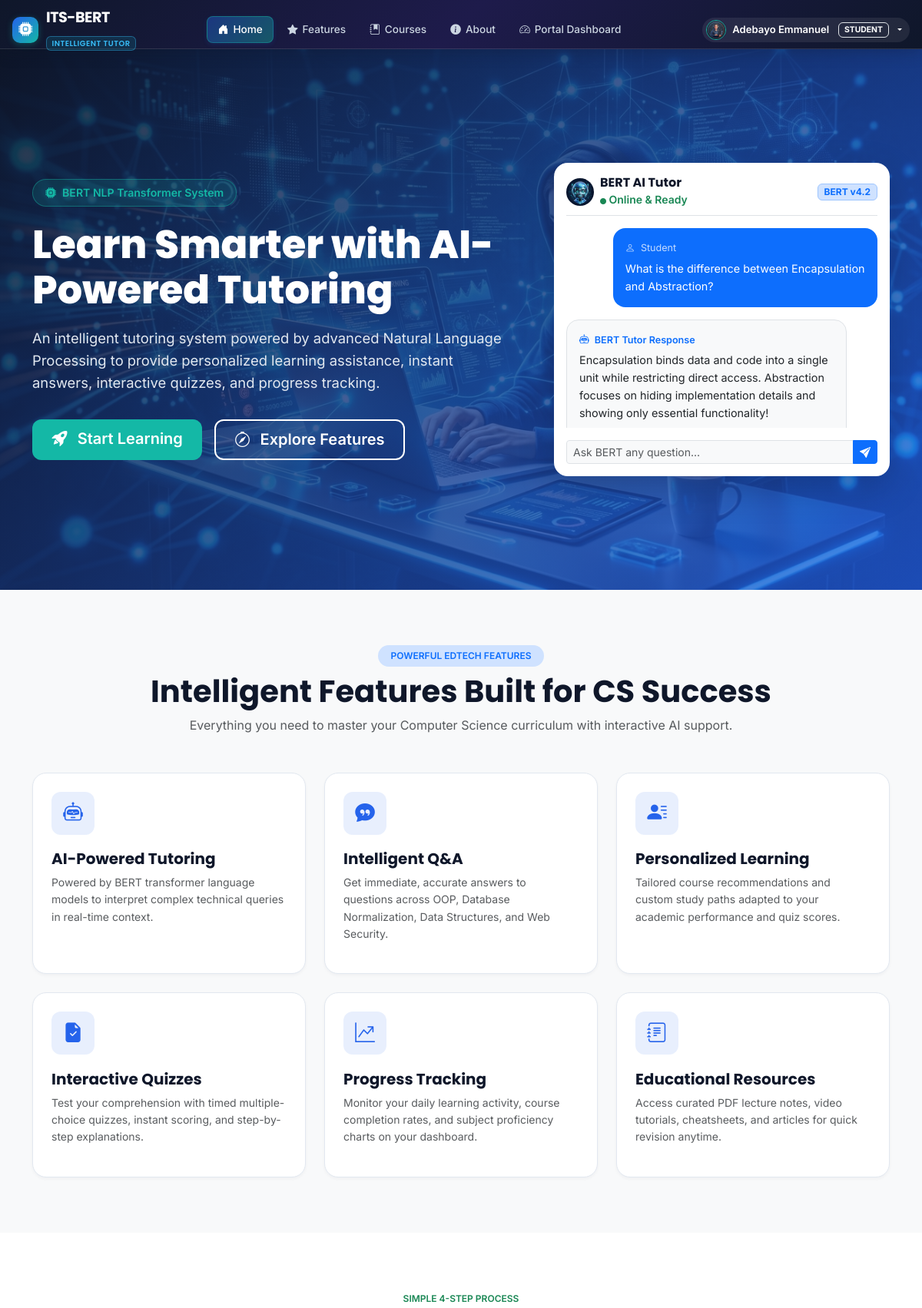
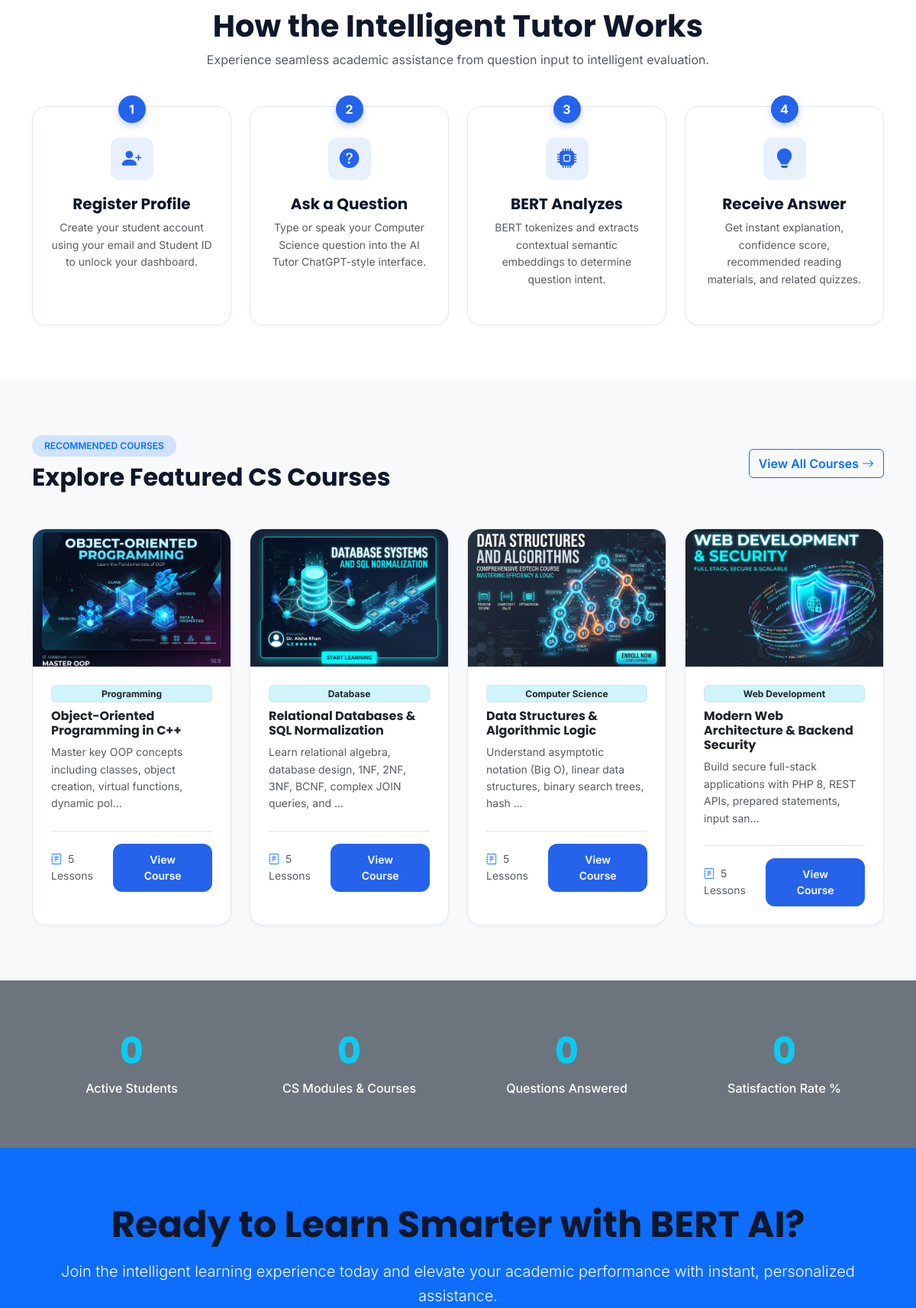
/ (signed in, upper part), run on the app's committed database (2 pictures, top to bottom).
### tables this page shows
CREATE TABLE `students` (
  `id` INT AUTO_INCREMENT PRIMARY KEY,
  `user_id` INT NOT NULL,
  `student_id_code` VARCHAR(50) NOT NULL UNIQUE,
  `phone` VARCHAR(20) DEFAULT NULL,
  `department` VARCHAR(100) DEFAULT 'Computer Science',
  `created_at` DATETIME DEFAULT CURRENT_TIMESTAMP,
  FOREIGN KEY (`user_id`) REFERENCES `users`(`id`) ON DELETE CASCADE
);

CREATE TABLE `users` (
  `id` INT AUTO_INCREMENT PRIMARY KEY,
  `name` VARCHAR(100) NOT NULL,
  `email` VARCHAR(120) NOT NULL UNIQUE,
  `password` VARCHAR(255) NOT NULL,
  `role` ENUM('student', 'admin') NOT NULL DEFAULT 'student',
  `avatar` VARCHAR(255) DEFAULT NULL,
  `created_at` DATETIME DEFAULT CURRENT_TIMESTAMP
);

CREATE TABLE `courses` (
  `id` INT AUTO_INCREMENT PRIMARY KEY,
  `subject_id` INT DEFAULT NULL,
  `title` VARCHAR(150) NOT NULL,
  `code` VARCHAR(30) NOT NULL UNIQUE,
  `description` TEXT NOT NULL,
  `category` VARCHAR(50) NOT NULL DEFAULT 'Computer Science',
  `image` VARCHAR(255) DEFAULT 'course_oop.jpg',
  `instructor` VARCHAR(100) DEFAULT 'Dr. O. A. Bello',
  `total_lessons` INT DEFAULT 5,
  `created_at` DATETIME DEFAULT CURRENT_TIMESTAMP,
  FOREIGN KEY (`subject_id`) REFERENCES `subjects`(`id`) ON DELETE SET NULL
);

### index.php (the view, shortened to what the rows shown need)
<?php
require_once 'config/db.php';
require_once 'config/settings_helper.php';
require_once 'includes/header.php';
require_once 'includes/navbar.php';
$stmt = $pdo->query("SELECT * FROM courses LIMIT 4");
$featuredCourses = $stmt->fetchAll();
$heroBg = !empty($site_settings['hero_bg_image']) ? 'assets/images/' . $site_settings['hero_bg_image'] : 'assets/images/hero_learning_bg.jpg';
?>
<section class="hero-section" style="background: linear-gradient(135deg, rgba(15, 23, 42, 0.88) 0%, rgba(37, 99, 235, 0.75) 100%), url('<?php echo htmlspecialchars($heroBg); ?>') center/cover no-repeat;">
  <div class="container position-relative z-2">
    <div class="row align-items-center g-5">
      <div class="col-lg-7">
        <h1 class="hero-title"><?php echo htmlspecialchars($site_settings['hero_title']); ?></h1>
      </div>
    </div>
  </div>
</section>
<section id="features" class="py-5 bg-light">
  <div class="container py-4">
    <div class="text-center max-width-700 mx-auto mb-5">
      <h2 class="fw-bold display-6">Intelligent Features Built for CS Success</h2>
    </div>
  </div>
</section>
<section id="how-it-works" class="py-5 bg-white">
  <div class="container py-4">
    <div class="text-center max-width-700 mx-auto mb-5">
      <h2 class="fw-bold display-6">How the Intelligent Tutor Works</h2>
    </div>
  </div>
</section>
<section class="py-5 bg-light">
  <div class="container py-4">
    <div class="d-flex flex-column flex-md-row justify-content-between align-items-md-center mb-5">
      <div>
        <h2 class="fw-bold mb-0">Explore Featured CS Courses</h2>
      </div>
    </div>
    <div class="row g-4">
      <?php foreach ($featuredCourses as $course): ?>
        <div class="col-lg-3 col-md-6">
          <div class="card-custom h-100">
            <img src="assets/images/<?php echo htmlspecialchars($course['image']); ?>" class="card-img-top" alt="<?php echo htmlspecialchars($course['title']); ?>" style="height: 180px; object-fit: cover;">
            <div class="card-body d-flex flex-column p-4">
              <span class="badge bg-info-subtle text-dark border w-fit mb-2 small"><?php echo htmlspecialchars($course['category']); ?></span>
              <h5 class="fw-bold font-heading text-dark fs-6 mb-2"><?php echo htmlspecialchars($course['title']); ?></h5>
              <p class="text-muted small flex-grow-1"><?php echo htmlspecialchars(substr($course['description'], 0, 90)) . '...'; ?></p>
              <div class="d-flex align-items-center justify-content-between pt-3 border-top mt-2">
                <small class="text-muted"><i class="bi bi-journal-text text-primary me-1"></i> <?php echo $course['total_lessons']; ?> Lessons</small>
                <a href="course_view.php?id=<?php echo $course['id']; ?>" class="btn btn-primary-custom btn-sm">View Course</a>
              </div>
            </div>
          </div>
        </div>
      <?php endforeach; ?>
    </div>
  </div>
</section>
<section class="py-5 bg-secondary text-white">
  <div class="container py-3">
    <div class="row g-4 text-center">
      <div class="col-lg-3 col-6">
        <h2 class="display-5 fw-bold text-info counter-val" data-target="1000">0</h2>
      </div>
      <div class="col-lg-3 col-6">
        <h2 class="display-5 fw-bold text-info counter-val" data-target="50">0</h2>
      </div>
      <div class="col-lg-3 col-6">
        <h2 class="display-5 fw-bold text-info counter-val" data-target="5000">0</h2>
      </div>
      <div class="col-lg-3 col-6">
        <h2 class="display-5 fw-bold text-info counter-val" data-target="95">0</h2>
      </div>
    </div>
  </div>
</section>
<section class="py-5 bg-primary text-white text-center position-relative overflow-hidden">
  <div class="container py-4 position-relative z-2">
    <h2 class="display-5 fw-bold mb-3">Ready to Learn Smarter with BERT AI?</h2>
  </div>
</section>
<?php require_once 'includes/footer.php'; ?>

### includes/navbar.php (shortened to what the rows shown need)
<?php
require_once __DIR__ . '/../config/auth.php';
require_once __DIR__ . '/../config/settings_helper.php';
$site_settings = get_site_settings();
$user = get_logged_user();
$is_admin_dir = (strpos($_SERVER['SCRIPT_NAME'], '/admin/') !== false);
$base_path = $is_admin_dir ? '../' : '';
?>
<header class="portal-header">
  <div class="container-fluid px-3">
    <div class="d-flex align-items-center justify-content-between">
      <div class="d-flex align-items-center gap-2">
        <?php if ($user): ?>
          <?php
            $userAvatar = !empty($user['avatar']) ? $base_path . 'assets/images/' . htmlspecialchars($user['avatar']) : ($base_path . 'assets/images/' . (($user['role'] ?? '') === 'admin' ? 'ai_tutor_avatar.jpg' : 'student_avatar.jpg'));
          ?>
          <div class="dropdown">
            <button class="portal-user-pill border-0 dropdown-toggle" type="button" data-bs-toggle="dropdown" aria-expanded="false">
              <img src="<?php echo $userAvatar; ?>" class="portal-user-avatar" alt="Avatar">
              <span class="d-none d-sm-inline"><?php echo htmlspecialchars($user['name']); ?></span>
              <span class="badge bg-accent-subtle text-accent ms-1 border border-accent-subtle" style="font-size: 0.65rem;"><?php echo strtoupper($user['role'] ?? 'STUDENT'); ?></span>
            </button>
          </div>
        <?php endif; ?>
      </div>
    </div>
  </div>
</header>

### data on the page
students: user.role (picture), user.name "Adebayo Emmanuel", user.role "STUDENT"
courses: image (picture), category "Programming", title "Object-Oriented Programming in C++", description "Master key OOP concepts including classes, object creation, virtual functions, dynamic pol", total_lessons "5"
courses: image (picture), category "Database", title "Relational Databases & SQL Normalization", description "Learn relational algebra, database design, 1NF, 2NF, 3NF, BCNF, complex JOIN queries, and", total_lessons "5"
courses: image (picture), category "Computer Science", title "Data Structures & Algorithmic Logic", description "Understand asymptotic notation (Big O), linear data structures, binary search trees, hash", total_lessons "5"
courses: image (picture), category "Web Development", title "Modern Web Architecture & Backend Security", description "Build secure full-stack applications with PHP 8, REST APIs, prepared statements, input san", total_lessons "5"

### other printed values
$site_settings['site_name'] "ITS-BERT"
$site_settings['site_subtitle'] "INTELLIGENT TUTOR"
$site_settings['hero_badge'] "BERT NLP Transformer System"
$site_settings['hero_title'] "Learn Smarter with AI-Powered Tutoring"
$site_settings['hero_subtitle'] "An intelligent tutoring system powered by advanced Natural Language Processing to provide personalized learning assistance, instant answers, interactive quizzes, and progress tracking."
